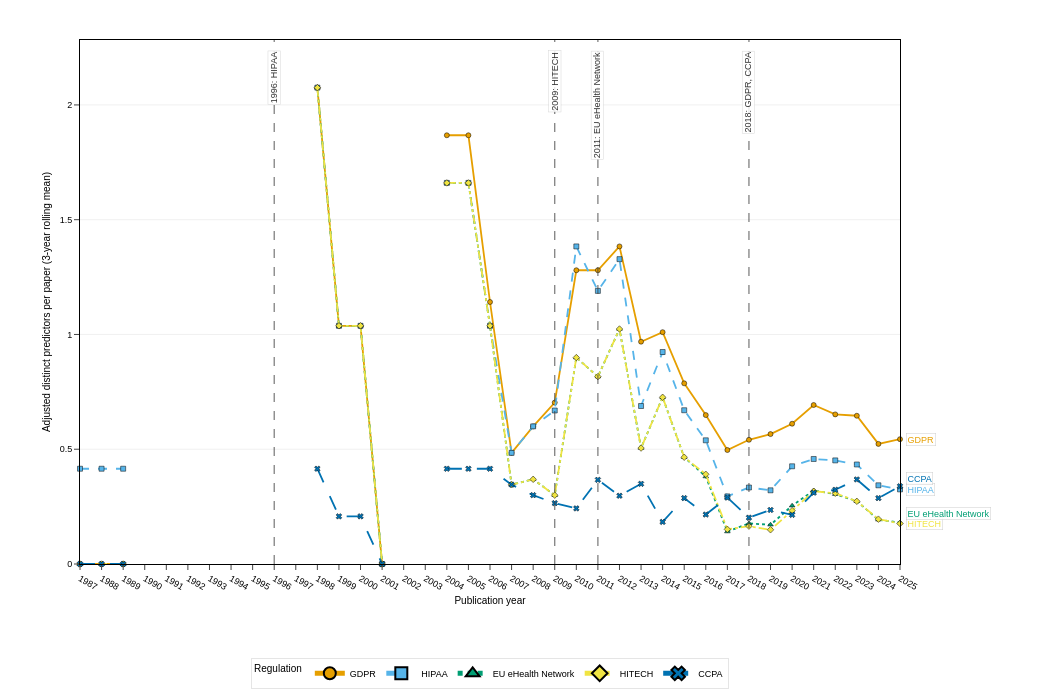

Write notebook code for a chart like this one.
### Markdown cell above
### Figure 6
Per-paper rate of adjusted distinct regulated predictors by regulation, 1987–2025 (3-year rolling mean). Five major regulations are shown using distinct colors, line styles, and marker shapes for triple redundancy. Dashed vertical lines indicate reference years (Er) with regulation names. End labels identify each regulation on the right side.

### Code cell
use_cfg("fig6")
# ==============================
# Data
# ==============================
f6 = merged_df.loc[merged_df["confidence"] == "High"].copy()
f6["year_int"] = f6["year_int"].clip(upper=2025)

paper_key = "doi_clean"
assert paper_key in f6.columns, "Missing normalized DOI column."

per_year = (
    f6.groupby(["reg_id","year_int"])["feature_clean"]
      .nunique()
      .reset_index(name="distinct_features")
)
per_year["adj_distinct_features"] = per_year["distinct_features"] * GLOBAL_RATE

if DENOM_MODE == "overall":
    denom = f6.groupby("year_int")[paper_key].nunique().rename("n_papers_year").reset_index()
    per_year = per_year.merge(denom, on="year_int", how="left")
    per_year = per_year[per_year["n_papers_year"] > 0]
    per_year["rate_per_paper"] = per_year["adj_distinct_features"] / per_year["n_papers_year"]
    y_label = "Adjusted distinct predictors per paper"
elif DENOM_MODE == "by_reg":
    denom = (
        f6.groupby(["reg_id","year_int"])[paper_key]
          .nunique().rename("n_papers_reg_year").reset_index()
    )
    per_year = per_year.merge(denom, on=["reg_id","year_int"], how="left")
    per_year = per_year[per_year["n_papers_reg_year"] > 0]
    per_year["rate_per_paper"] = per_year["adj_distinct_features"] / per_year["n_papers_reg_year"]
    y_label = "Adjusted distinct predictors per paper (within regulation)"
else:
    raise ValueError("DENOM_MODE must be 'overall' or 'by_reg'")

# Top regs by total unrolled rate for stable selection
top_regs = (
    per_year.groupby("reg_id")["rate_per_paper"]
      .sum().sort_values(ascending=False)
      .head(5).index.tolist()
)
per_year_top = per_year[per_year["reg_id"].isin(top_regs)].copy()
if per_year_top.empty:
    raise ValueError("No data for Figure 6 after filtering.")

# Reindex to full year range and optionally roll
if ROLL:
    yr_min, yr_max = int(per_year_top["year_int"].min()), 2025
    full = []
    for reg, g in per_year_top.groupby("reg_id"):
        idx = pd.Index(range(yr_min, yr_max+1), name="year_int")
        g2 = g.set_index("year_int").reindex(idx)
        if DENOM_MODE == "overall":
            year_den = denom.set_index("year_int")["n_papers_year"].reindex(idx)
            # Zero links in an observed corpus year means zero, not missing.
            observed_zero = year_den.gt(0) & g2["rate_per_paper"].isna()
            g2.loc[observed_zero, "rate_per_paper"] = 0.0
        g2["reg_id"] = reg
        full.append(g2.reset_index())
    per_year_top = pd.concat(full, ignore_index=True)
    per_year_top["rate_per_paper_roll"] = (
        per_year_top.groupby("reg_id")["rate_per_paper"]
                    .apply(lambda s: s.rolling(ROLL, min_periods=1).mean()).values
    )
    y_field = "rate_per_paper_roll"
    y_label = f"{y_label} ({ROLL}-year rolling mean)"
else:
    y_field = "rate_per_paper"

# ==============================
# Encoding
# ==============================
color_map  = {reg: OKABE_ITO[i % len(OKABE_ITO)] for i, reg in enumerate(top_regs)}
dash_cycle = ["solid","dash","dot","dashdot","longdash"]
dash_map   = {reg: dash_cycle[i % len(dash_cycle)] for i, reg in enumerate(top_regs)}
sym_cycle  = ["circle","square","triangle-up","diamond","x"]
symbol_map = {reg: sym_cycle[i % len(sym_cycle)] for i, reg in enumerate(top_regs)}
cat_order  = {"reg_id": top_regs}

# ==============================
# Plot
# ==============================
fig6 = px.line(
    per_year_top.sort_values(["reg_id","year_int"]),
    x="year_int", y=y_field,
    color="reg_id", category_orders=cat_order, color_discrete_map=color_map,
    line_dash="reg_id", line_dash_map=dash_map,
    symbol="reg_id", symbol_map=symbol_map,
    markers=True,
    labels={"year_int":"Publication year", y_field:y_label, "reg_id":"Regulation"},
)

xmin = int(per_year_top["year_int"].min()); xmax = 2025
ymax = float(per_year_top[y_field].max() or 0)

fig6.update_xaxes(
    range=[xmin, xmax], tickmode="linear", dtick=1,
    showgrid=False, showline=True, linewidth=1, linecolor="black", mirror=True,
    ticks="outside", tickfont=dict(size=9, color="black"),
    title=dict(text="Publication year", font=dict(size=10, color="black")), automargin=True,
)
fig6.update_yaxes(
    range=[0, ymax * 1.10 if ymax > 0 else 1],
    showgrid=True, gridcolor="#E0E0E0", gridwidth=0.5,
    zeroline=False, showline=True, linewidth=1, linecolor="black", mirror=True,
    ticks="outside", tickfont=dict(size=9, color="black"),
    title=dict(text=y_label, font=dict(size=10, color="black")), automargin=True,
)
fig6.update_traces(
    line_width=1.8, marker_size=5, marker_line_width=0.5,
    marker_line_color="black", cliponaxis=False,
)

# Layout with legend ON
if USE_END_LABELS and not USE_LEGEND:
    margin_config = dict(l=80, r=150, t=40, b=60)
elif USE_LEGEND and not USE_END_LABELS:
    margin_config = dict(l=80, r=30, t=40, b=120)
elif USE_END_LABELS and USE_LEGEND:
    margin_config = dict(l=80, r=150, t=40, b=120)
else:
    margin_config = dict(l=80, r=30, t=40, b=60)

fig6.update_layout(
    width=BASE_WIDTH_PX, height=BASE_HEIGHT_PX,
    font=dict(family="Arial, sans-serif", size=10, color="black"),
    paper_bgcolor="white", plot_bgcolor="white",
    showlegend=True,
    legend=dict(
        title=dict(text="Regulation", font=dict(size=10, color="black")),
        orientation="h", yanchor="top", y=-0.18,
        xanchor="center", x=0.5,
        bgcolor="white", bordercolor="rgba(0,0,0,0.2)", borderwidth=0.5,
        font=dict(size=9, color="black"),
        itemsizing="constant", traceorder="normal",
    ),
    margin=margin_config, title=None, template=None,
)

# ==============================
# End labels: last non-NaN point per reg + collision avoidance
# ==============================
if USE_END_LABELS:
    gsorted = per_year_top.sort_values(["reg_id","year_int"])
    last_pts = (
        gsorted.dropna(subset=[y_field])
               .groupby("reg_id", as_index=False).tail(1)[["reg_id","year_int",y_field]]
    )
    # Sort by y for spacing
    last_pts = last_pts.sort_values(y_field).reset_index(drop=True)
    MIN_DY = 0.02 * (fig6.layout.yaxis.range[1] if ymax > 0 else 1)  # ~2% of axis span
    placed = []
    for _, r in last_pts.iterrows():
        y_target = float(r[y_field])
        for py in placed:
            if abs(y_target - py) < MIN_DY:
                y_target = py + MIN_DY
        placed.append(y_target)
        fig6.add_annotation(
            x=float(r["year_int"]), y=y_target,
            xref="x", yref="y",
            text=str(r["reg_id"]),
            showarrow=False,
            xanchor="left", yanchor="middle",
            xshift=6,
            font=dict(size=9, color=color_map.get(r["reg_id"], "#222222")),
            bgcolor="rgba(255,255,255,0.85)",
            bordercolor="rgba(0,0,0,0.2)", borderwidth=0.5,
        )

# ==============================
# Enactment markers
# ==============================
_ENACT = globals().get("ENACT_YEARS", globals().get("enact_years", None))
if _ENACT is None:
    raise NameError("ENACT_YEARS (or enact_years) must be defined earlier.")

year_to_regs = {}
for reg in top_regs:
    yr = _ENACT.get(reg)
    if isinstance(yr, (int, float)):
        yr = min(int(yr), 2025)
        year_to_regs.setdefault(yr, []).append(reg)

for yr in sorted(year_to_regs):
    fig6.add_vline(x=yr, line_dash="dash", line_color="rgba(60,60,60,0.7)", line_width=1.2)
    fig6.add_annotation(
        x=yr, y=0.98, xref="x", yref="paper",
        text=f"{yr}: {', '.join(year_to_regs[yr])}",
        showarrow=False, textangle=-90,
        font=dict(size=9, color="rgba(40,40,40,0.95)"),
        xanchor="center", yanchor="top",
        bgcolor="rgba(255,255,255,0.85)",
        bordercolor="rgba(120,120,120,0.3)", borderwidth=0.5,
    )

# ==============================
# Show / export
# ==============================
config = {
    "toImageButtonOptions": {
        "format": "png", "filename": "fig6",
        "height": BASE_HEIGHT_PX, "width": BASE_WIDTH_PX, "scale": EXPORT_SCALE
    },
    "displayModeBar": True, "displaylogo": False,
    "modeBarButtonsToRemove": ["pan2d","lasso2d","select2d"],
}
fig6.show(config=config)

print("Legend entries (order):", top_regs)

### Figure 1 — Plotly figure (JSON) as saved in the notebook; plotly's stock layout.template omitted (floating-point values rounded to 4 significant figures)
{"data": [{"cliponaxis": false, "hovertemplate": "Regulation=GDPR<br>Publication year=%{x}<br>Adjusted distinct predictors per paper (3-year rolling mean)=%{y}<extra></extra>", "legendgroup": "GDPR", "line": {"color": "#E69F00", "dash": "solid", "width": 1.8}, "marker": {"line": {"color": "black", "width": 0.5}, "size": 5, "symbol": "circle"}, "mode": "lines+markers", "name": "GDPR", "orientation": "v", "showlegend": true, "type": "scatter", "x": [1987, 1988, 1989, 1990, 1991, 1992, 1993, 1994, 1995, 1996, 1997, 1998, 1999, 2000, 2001, 2002, 2003, 2004, 2005, 2006, 2007, 2008, 2009, 2010, 2011, 2012, 2013, 2014, 2015, 2016, 2017, 2018, 2019, 2020, 2021, 2022, 2023, 2024, 2025], "xaxis": "x", "y": [0.0, 0.0, 0.0, NaN, NaN, NaN, NaN, NaN, NaN, NaN, NaN, 2.075, 1.038, 1.038, 0.0, NaN, NaN, 1.868, 1.868, 1.141, 0.4842, 0.5995, 0.7033, 1.28, 1.28, 1.384, 0.9685, 1.01, 0.7871, 0.6487, 0.4965, 0.541, 0.5659, 0.6111, 0.6926, 0.6518, 0.6459, 0.5232, 0.5438], "yaxis": "y"}, {"cliponaxis": false, "hovertemplate": "Regulation=HIPAA<br>Publication year=%{x}<br>Adjusted distinct predictors per paper (3-year rolling mean)=%{y}<extra></extra>", "legendgroup": "HIPAA", "line": {"color": "#56B4E9", "dash": "dash", "width": 1.8}, "marker": {"line": {"color": "black", "width": 0.5}, "size": 5, "symbol": "square"}, "mode": "lines+markers", "name": "HIPAA", "orientation": "v", "showlegend": true, "type": "scatter", "x": [1987, 1988, 1989, 1990, 1991, 1992, 1993, 1994, 1995, 1996, 1997, 1998, 1999, 2000, 2001, 2002, 2003, 2004, 2005, 2006, 2007, 2008, 2009, 2010, 2011, 2012, 2013, 2014, 2015, 2016, 2017, 2018, 2019, 2020, 2021, 2022, 2023, 2024, 2025], "xaxis": "x", "y": [0.4151, 0.4151, 0.4151, NaN, NaN, NaN, NaN, NaN, NaN, NaN, NaN, 2.075, 1.038, 1.038, 0.0, NaN, NaN, 1.66, 1.66, 1.038, 0.4842, 0.5995, 0.6687, 1.384, 1.19, 1.328, 0.6883, 0.9235, 0.6699, 0.5389, 0.2945, 0.3333, 0.3211, 0.4257, 0.4576, 0.4513, 0.4336, 0.3428, 0.3251], "yaxis": "y"}, {"cliponaxis": false, "hovertemplate": "Regulation=EU eHealth Network<br>Publication year=%{x}<br>Adjusted distinct predictors per paper (3-year rolling mean)=%{y}<extra></extra>", "legendgroup": "EU eHealth Network", "line": {"color": "#009E73", "dash": "dot", "width": 1.8}, "marker": {"line": {"color": "black", "width": 0.5}, "size": 5, "symbol": "triangle-up"}, "mode": "lines+markers", "name": "EU eHealth Network", "orientation": "v", "showlegend": true, "type": "scatter", "x": [1987, 1988, 1989, 1990, 1991, 1992, 1993, 1994, 1995, 1996, 1997, 1998, 1999, 2000, 2001, 2002, 2003, 2004, 2005, 2006, 2007, 2008, 2009, 2010, 2011, 2012, 2013, 2014, 2015, 2016, 2017, 2018, 2019, 2020, 2021, 2022, 2023, 2024, 2025], "xaxis": "x", "y": [0.0, 0.0, 0.0, NaN, NaN, NaN, NaN, NaN, NaN, NaN, NaN, 2.075, 1.038, 1.038, 0.0, NaN, NaN, 1.66, 1.66, 1.038, 0.3459, 0.3689, 0.2998, 0.8993, 0.8163, 1.024, 0.505, 0.7264, 0.465, 0.381, 0.1412, 0.1768, 0.1709, 0.2541, 0.32, 0.3044, 0.2735, 0.1928, 0.1807], "yaxis": "y"}, {"cliponaxis": false, "hovertemplate": "Regulation=HITECH<br>Publication year=%{x}<br>Adjusted distinct predictors per paper (3-year rolling mean)=%{y}<extra></extra>", "legendgroup": "HITECH", "line": {"color": "#F0E442", "dash": "dashdot", "width": 1.8}, "marker": {"line": {"color": "black", "width": 0.5}, "size": 5, "symbol": "diamond"}, "mode": "lines+markers", "name": "HITECH", "orientation": "v", "showlegend": true, "type": "scatter", "x": [1987, 1988, 1989, 1990, 1991, 1992, 1993, 1994, 1995, 1996, 1997, 1998, 1999, 2000, 2001, 2002, 2003, 2004, 2005, 2006, 2007, 2008, 2009, 2010, 2011, 2012, 2013, 2014, 2015, 2016, 2017, 2018, 2019, 2020, 2021, 2022, 2023, 2024, 2025], "xaxis": "x", "y": [0.0, 0.0, 0.0, NaN, NaN, NaN, NaN, NaN, NaN, NaN, NaN, 2.075, 1.038, 1.038, 0.0, NaN, NaN, 1.66, 1.66, 1.038, 0.3459, 0.3689, 0.2998, 0.8993, 0.8163, 1.024, 0.505, 0.7264, 0.465, 0.3909, 0.1511, 0.1648, 0.149, 0.2323, 0.3169, 0.3084, 0.2731, 0.1954, 0.1762], "yaxis": "y"}, {"cliponaxis": false, "hovertemplate": "Regulation=CCPA<br>Publication year=%{x}<br>Adjusted distinct predictors per paper (3-year rolling mean)=%{y}<extra></extra>", "legendgroup": "CCPA", "line": {"color": "#0072B2", "dash": "longdash", "width": 1.8}, "marker": {"line": {"color": "black", "width": 0.5}, "size": 5, "symbol": "x"}, "mode": "lines+markers", "name": "CCPA", "orientation": "v", "showlegend": true, "type": "scatter", "x": [1987, 1988, 1989, 1990, 1991, 1992, 1993, 1994, 1995, 1996, 1997, 1998, 1999, 2000, 2001, 2002, 2003, 2004, 2005, 2006, 2007, 2008, 2009, 2010, 2011, 2012, 2013, 2014, 2015, 2016, 2017, 2018, 2019, 2020, 2021, 2022, 2023, 2024, 2025], "xaxis": "x", "y": [0.0, 0.0, 0.0, NaN, NaN, NaN, NaN, NaN, NaN, NaN, NaN, 0.4151, 0.2075, 0.2075, 0.0, NaN, NaN, 0.4151, 0.4151, 0.4151, 0.3459, 0.2998, 0.2652, 0.2421, 0.3666, 0.2975, 0.3493, 0.1833, 0.2871, 0.2154, 0.2892, 0.2018, 0.2354, 0.2141, 0.3107, 0.3235, 0.3683, 0.2869, 0.3387], "yaxis": "y"}], "layout": {"annotations": [{"bgcolor": "rgba(255,255,255,0.85)", "bordercolor": "rgba(0,0,0,0.2)", "borderwidth": 0.5, "font": {"color": "#F0E442", "size": 9}, "showarrow": false, "text": "HITECH", "x": 2025.0, "xanchor": "left", "xref": "x", "xshift": 6, "y": 0.1762, "yanchor": "middle", "yref": "y"}, {"bgcolor": "rgba(255,255,255,0.85)", "bordercolor": "rgba(0,0,0,0.2)", "borderwidth": 0.5, "font": {"color": "#009E73", "size": 9}, "showarrow": false, "text": "EU eHealth Network", "x": 2025.0, "xanchor": "left", "xref": "x", "xshift": 6, "y": 0.2219, "yanchor": "middle", "yref": "y"}, {"bgcolor": "rgba(255,255,255,0.85)", "bordercolor": "rgba(0,0,0,0.2)", "borderwidth": 0.5, "font": {"color": "#56B4E9", "size": 9}, "showarrow": false, "text": "HIPAA", "x": 2025.0, "xanchor": "left", "xref": "x", "xshift": 6, "y": 0.3251, "yanchor": "middle", "yref": "y"}, {"bgcolor": "rgba(255,255,255,0.85)", "bordercolor": "rgba(0,0,0,0.2)", "borderwidth": 0.5, "font": {"color": "#0072B2", "size": 9}, "showarrow": false, "text": "CCPA", "x": 2025.0, "xanchor": "left", "xref": "x", "xshift": 6, "y": 0.3707, "yanchor": "middle", "yref": "y"}, {"bgcolor": "rgba(255,255,255,0.85)", "bordercolor": "rgba(0,0,0,0.2)", "borderwidth": 0.5, "font": {"color": "#E69F00", "size": 9}, "showarrow": false, "text": "GDPR", "x": 2025.0, "xanchor": "left", "xref": "x", "xshift": 6, "y": 0.5438, "yanchor": "middle", "yref": "y"}, {"bgcolor": "rgba(255,255,255,0.85)", "bordercolor": "rgba(120,120,120,0.3)", "borderwidth": 0.5, "font": {"color": "rgba(40,40,40,0.95)", "size": 9}, "showarrow": false, "text": "1996: HIPAA", "textangle": -90, "x": 1996, "xanchor": "center", "xref": "x", "y": 0.98, "yanchor": "top", "yref": "paper"}, {"bgcolor": "rgba(255,255,255,0.85)", "bordercolor": "rgba(120,120,120,0.3)", "borderwidth": 0.5, "font": {"color": "rgba(40,40,40,0.95)", "size": 9}, "showarrow": false, "text": "2009: HITECH", "textangle": -90, "x": 2009, "xanchor": "center", "xref": "x", "y": 0.98, "yanchor": "top", "yref": "paper"}, {"bgcolor": "rgba(255,255,255,0.85)", "bordercolor": "rgba(120,120,120,0.3)", "borderwidth": 0.5, "font": {"color": "rgba(40,40,40,0.95)", "size": 9}, "showarrow": false, "text": "2011: EU eHealth Network", "textangle": -90, "x": 2011, "xanchor": "center", "xref": "x", "y": 0.98, "yanchor": "top", "yref": "paper"}, {"bgcolor": "rgba(255,255,255,0.85)", "bordercolor": "rgba(120,120,120,0.3)", "borderwidth": 0.5, "font": {"color": "rgba(40,40,40,0.95)", "size": 9}, "showarrow": false, "text": "2018: GDPR, CCPA", "textangle": -90, "x": 2018, "xanchor": "center", "xref": "x", "y": 0.98, "yanchor": "top", "yref": "paper"}], "font": {"color": "black", "family": "Arial, sans-serif", "size": 10}, "height": 700, "legend": {"bgcolor": "white", "bordercolor": "rgba(0,0,0,0.2)", "borderwidth": 0.5, "font": {"color": "black", "size": 9}, "itemsizing": "constant", "orientation": "h", "title": {"font": {"color": "black", "size": 10}, "text": "Regulation"}, "tracegroupgap": 0, "traceorder": "normal", "x": 0.5, "xanchor": "center", "y": -0.18, "yanchor": "top"}, "margin": {"b": 120, "l": 80, "r": 150, "t": 40}, "paper_bgcolor": "white", "plot_bgcolor": "white", "shapes": [{"line": {"color": "rgba(60,60,60,0.7)", "dash": "dash", "width": 1.2}, "type": "line", "x0": 1996, "x1": 1996, "xref": "x", "y0": 0, "y1": 1, "yref": "y domain"}, {"line": {"color": "rgba(60,60,60,0.7)", "dash": "dash", "width": 1.2}, "type": "line", "x0": 2009, "x1": 2009, "xref": "x", "y0": 0, "y1": 1, "yref": "y domain"}, {"line": {"color": "rgba(60,60,60,0.7)", "dash": "dash", "width": 1.2}, "type": "line", "x0": 2011, "x1": 2011, "xref": "x", "y0": 0, "y1": 1, "yref": "y domain"}, {"line": {"color": "rgba(60,60,60,0.7)", "dash": "dash", "width": 1.2}, "type": "line", "x0": 2018, "x1": 2018, "xref": "x", "y0": 0, "y1": 1, "yref": "y domain"}], "showlegend": true, "title": {}, "width": 1050, "xaxis": {"anchor": "y", "automargin": true, "domain": [0.0, 1.0], "dtick": 1, "linecolor": "black", "linewidth": 1, "mirror": true, "range": [1987, 2025], "showgrid": false, "showline": true, "tickfont": {"color": "black", "size": 9}, "tickmode": "linear", "ticks": "outside", "title": {"font": {"color": "black", "size": 10}, "text": "Publication year"}}, "yaxis": {"anchor": "x", "automargin": true, "domain": [0.0, 1.0], "gridcolor": "#E0E0E0", "gridwidth": 0.5, "linecolor": "black", "linewidth": 1, "mirror": true, "range": [0, 2.283], "showgrid": true, "showline": true, "tickfont": {"color": "black", "size": 9}, "ticks": "outside", "title": {"font": {"color": "black", "size": 10}, "text": "Adjusted distinct predictors per paper (3-year rolling mean)"}, "zeroline": false}}}
